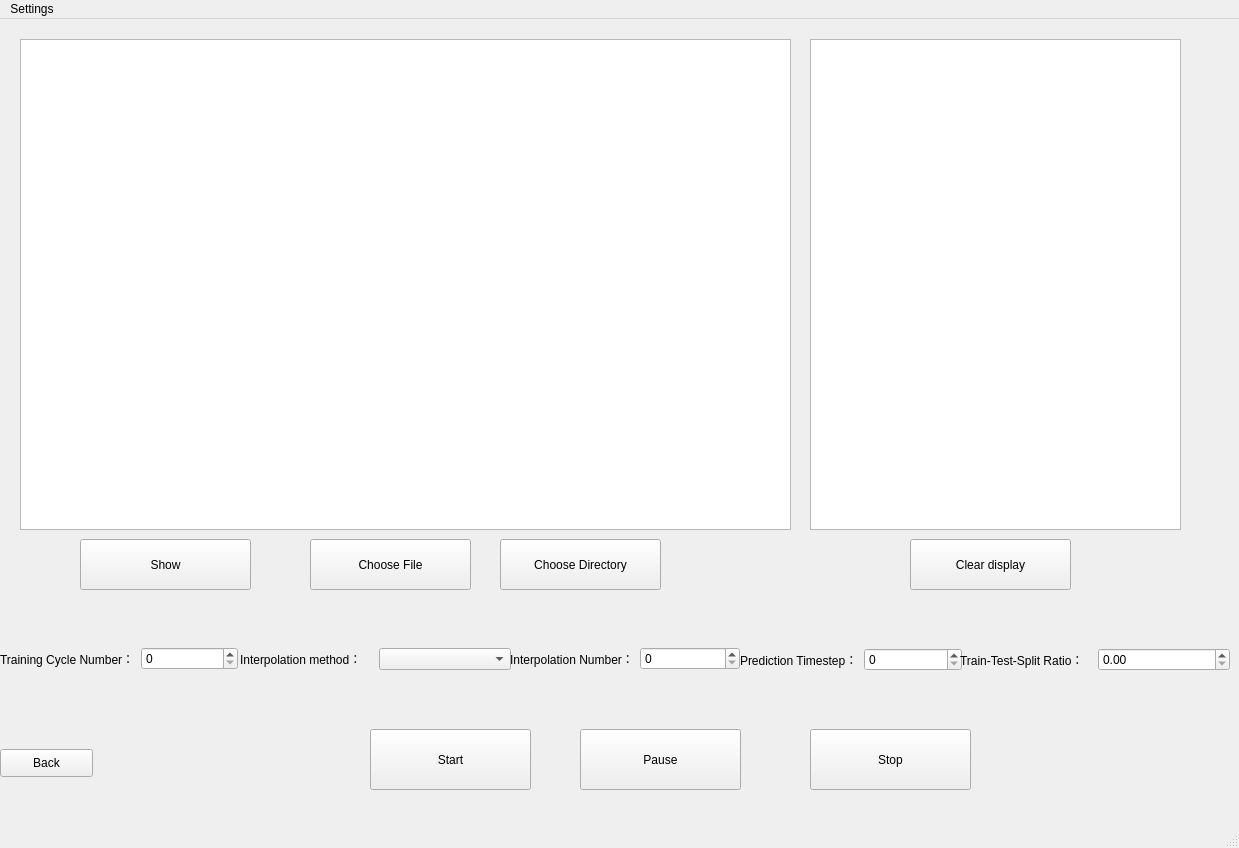
<?xml version="1.0" encoding="UTF-8"?>
<ui version="4.0">
 <class>MainWindow</class>
 <widget class="QMainWindow" name="MainWindow">
  <property name="geometry">
   <rect>
    <x>0</x>
    <y>0</y>
    <width>1239</width>
    <height>848</height>
   </rect>
  </property>
  <property name="windowTitle">
   <string>MainWindow</string>
  </property>
  <widget class="QWidget" name="centralwidget">
   <widget class="QGraphicsView" name="graphicsView_plotGraph">
    <property name="geometry">
     <rect>
      <x>20</x>
      <y>20</y>
      <width>771</width>
      <height>491</height>
     </rect>
    </property>
   </widget>
   <widget class="QPushButton" name="pushButton_ChooseFile">
    <property name="geometry">
     <rect>
      <x>310</x>
      <y>520</y>
      <width>161</width>
      <height>51</height>
     </rect>
    </property>
    <property name="text">
     <string>Choose File</string>
    </property>
   </widget>
   <widget class="QPushButton" name="pushButton_ChooseDir">
    <property name="geometry">
     <rect>
      <x>500</x>
      <y>520</y>
      <width>161</width>
      <height>51</height>
     </rect>
    </property>
    <property name="text">
     <string>Choose Directory</string>
    </property>
   </widget>
   <widget class="QPushButton" name="pushButton_show">
    <property name="geometry">
     <rect>
      <x>80</x>
      <y>520</y>
      <width>171</width>
      <height>51</height>
     </rect>
    </property>
    <property name="text">
     <string>Show</string>
    </property>
   </widget>
   <widget class="QPushButton" name="pushButton_start">
    <property name="geometry">
     <rect>
      <x>370</x>
      <y>710</y>
      <width>161</width>
      <height>61</height>
     </rect>
    </property>
    <property name="text">
     <string>Start</string>
    </property>
   </widget>
   <widget class="QPlainTextEdit" name="plainTextEdit_display">
    <property name="geometry">
     <rect>
      <x>810</x>
      <y>20</y>
      <width>371</width>
      <height>491</height>
     </rect>
    </property>
   </widget>
   <widget class="QWidget" name="horizontalLayoutWidget">
    <property name="geometry">
     <rect>
      <x>740</x>
      <y>600</y>
      <width>222</width>
      <height>81</height>
     </rect>
    </property>
    <layout class="QHBoxLayout" name="horizontalLayout">
     <item>
      <widget class="QLabel" name="label_timestep">
       <property name="text">
        <string>Prediction Timestep：</string>
       </property>
      </widget>
     </item>
     <item>
      <widget class="QSpinBox" name="spinBox_predictionTimestep"/>
     </item>
    </layout>
   </widget>
   <widget class="QWidget" name="horizontalLayoutWidget_2">
    <property name="geometry">
     <rect>
      <x>0</x>
      <y>600</y>
      <width>238</width>
      <height>80</height>
     </rect>
    </property>
    <layout class="QHBoxLayout" name="horizontalLayout_2">
     <item>
      <widget class="QLabel" name="label_pcrTrainingCycleNumber">
       <property name="text">
        <string>Training Cycle Number：</string>
       </property>
      </widget>
     </item>
     <item>
      <widget class="QSpinBox" name="spinBox_pcrTrainingCycleNumber"/>
     </item>
    </layout>
   </widget>
   <widget class="QWidget" name="horizontalLayoutWidget_3">
    <property name="geometry">
     <rect>
      <x>240</x>
      <y>600</y>
      <width>271</width>
      <height>80</height>
     </rect>
    </property>
    <layout class="QHBoxLayout" name="horizontalLayout_4">
     <item>
      <widget class="QLabel" name="label_interpolationMethod">
       <property name="text">
        <string>Interpolation method：</string>
       </property>
      </widget>
     </item>
     <item>
      <widget class="QComboBox" name="comboBox_interpolationMethod"/>
     </item>
    </layout>
   </widget>
   <widget class="QWidget" name="horizontalLayoutWidget_4">
    <property name="geometry">
     <rect>
      <x>510</x>
      <y>600</y>
      <width>230</width>
      <height>80</height>
     </rect>
    </property>
    <layout class="QHBoxLayout" name="horizontalLayout_6">
     <item>
      <widget class="QLabel" name="label_interpolationNumber">
       <property name="text">
        <string>Interpolation Number：</string>
       </property>
      </widget>
     </item>
     <item>
      <widget class="QSpinBox" name="spinBox_interpolationNumber"/>
     </item>
    </layout>
   </widget>
   <widget class="QWidget" name="horizontalLayoutWidget_5">
    <property name="geometry">
     <rect>
      <x>960</x>
      <y>600</y>
      <width>270</width>
      <height>81</height>
     </rect>
    </property>
    <layout class="QHBoxLayout" name="horizontalLayout_8">
     <item>
      <widget class="QLabel" name="label_trianTestSpilteRatio">
       <property name="text">
        <string>Train-Test-Split Ratio：</string>
       </property>
      </widget>
     </item>
     <item>
      <widget class="QDoubleSpinBox" name="doubleSpinBox_traintestsplitRatio"/>
     </item>
    </layout>
   </widget>
   <widget class="QLabel" name="label_11">
    <property name="geometry">
     <rect>
      <x>130</x>
      <y>940</y>
      <width>231</width>
      <height>16</height>
     </rect>
    </property>
    <property name="text">
     <string>Default Prediction Timestep：</string>
    </property>
   </widget>
   <widget class="QSpinBox" name="spinBox_predictionTimestep_2">
    <property name="geometry">
     <rect>
      <x>368</x>
      <y>942</y>
      <width>46</width>
      <height>24</height>
     </rect>
    </property>
   </widget>
   <widget class="QPushButton" name="pushButton_back">
    <property name="geometry">
     <rect>
      <x>0</x>
      <y>730</y>
      <width>93</width>
      <height>28</height>
     </rect>
    </property>
    <property name="text">
     <string>Back</string>
    </property>
   </widget>
   <widget class="QPushButton" name="pushButton_clearDisplay">
    <property name="geometry">
     <rect>
      <x>910</x>
      <y>520</y>
      <width>161</width>
      <height>51</height>
     </rect>
    </property>
    <property name="text">
     <string>Clear display</string>
    </property>
   </widget>
   <widget class="QPushButton" name="pushButton_stop">
    <property name="geometry">
     <rect>
      <x>810</x>
      <y>710</y>
      <width>161</width>
      <height>61</height>
     </rect>
    </property>
    <property name="text">
     <string>Stop</string>
    </property>
   </widget>
   <widget class="QPushButton" name="pushButton_pause">
    <property name="geometry">
     <rect>
      <x>580</x>
      <y>710</y>
      <width>161</width>
      <height>61</height>
     </rect>
    </property>
    <property name="text">
     <string>Pause</string>
    </property>
   </widget>
  </widget>
  <widget class="QMenuBar" name="menubar">
   <property name="geometry">
    <rect>
     <x>0</x>
     <y>0</y>
     <width>1239</width>
     <height>26</height>
    </rect>
   </property>
   <widget class="QMenu" name="menuSettings">
    <property name="title">
     <string>Settings</string>
    </property>
    <addaction name="actionPropertyConfiguration"/>
   </widget>
   <addaction name="menuSettings"/>
  </widget>
  <widget class="QStatusBar" name="statusbar"/>
  <action name="actionPropertyConfiguration">
   <property name="text">
    <string>Property configuration</string>
   </property>
  </action>
 </widget>
 <resources/>
 <connections/>
</ui>
